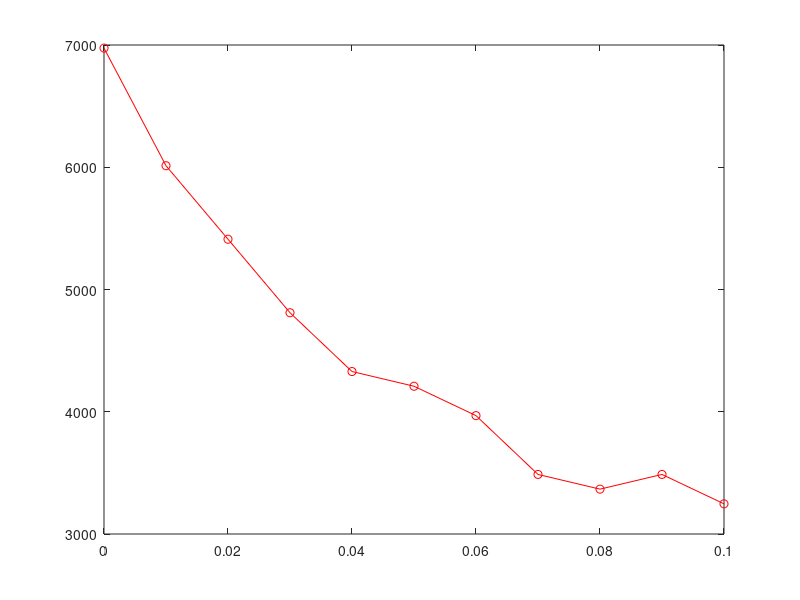

MATLAB code for this plot:
N=10;
T=[473.5 446.5 423.5 401.5 383.5 365.5 348.5 332.5 319.5 304.5 290.5];
X=linspace(0,10,N+1)/100;
D=[];
for i=1:N+1
    if i==1
        d=(-3*T(i)+4*T(i+1)-T(i+2))/(2*(1));
    elseif i==N+1
        d=(3*T(i)-4*T(i-1)+T(i-2))/(2*(1));
    else
        d=(T(i+1)-T(i-1))/(2*(1));
    end
    D(i)=d;
end
f=-240.5*(D);
plot(X,f,'-ro')
        